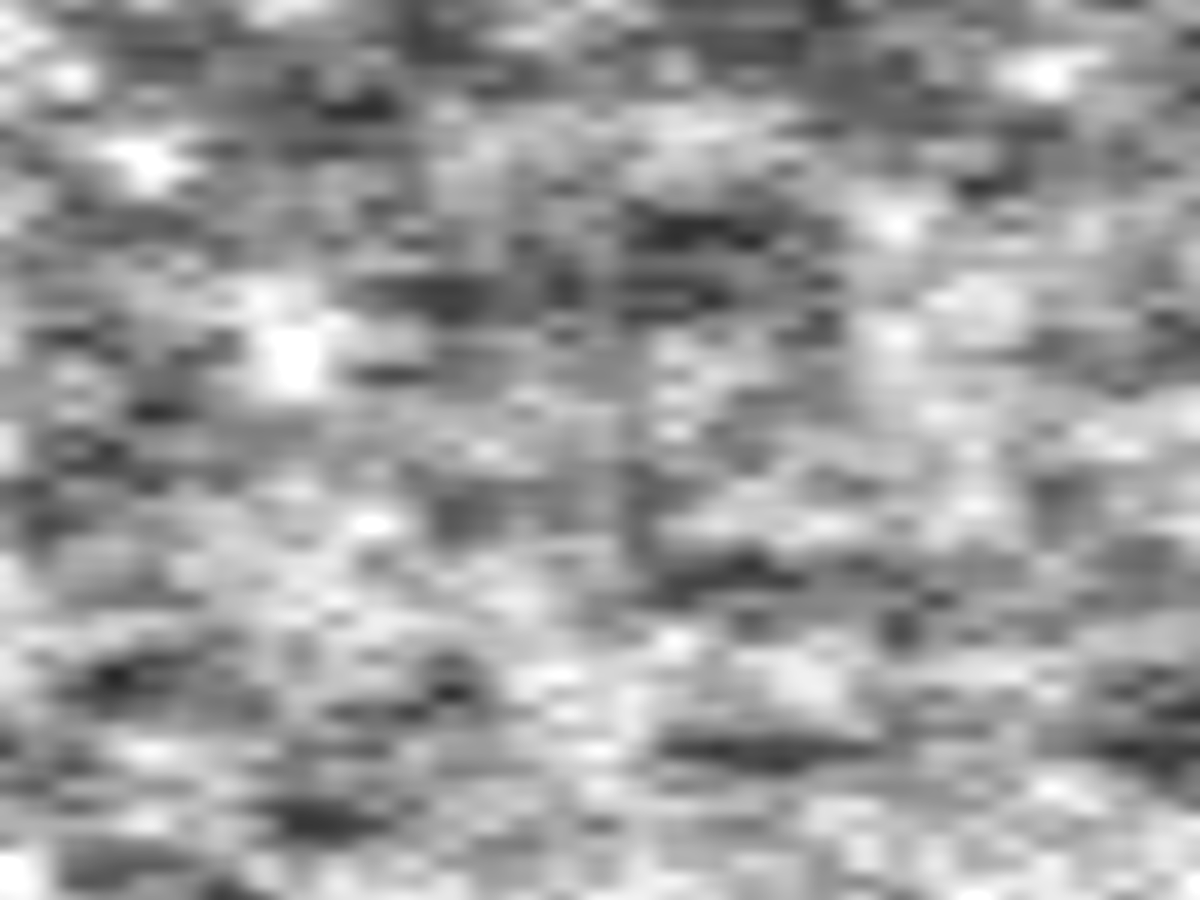
Frame 1 (no input)
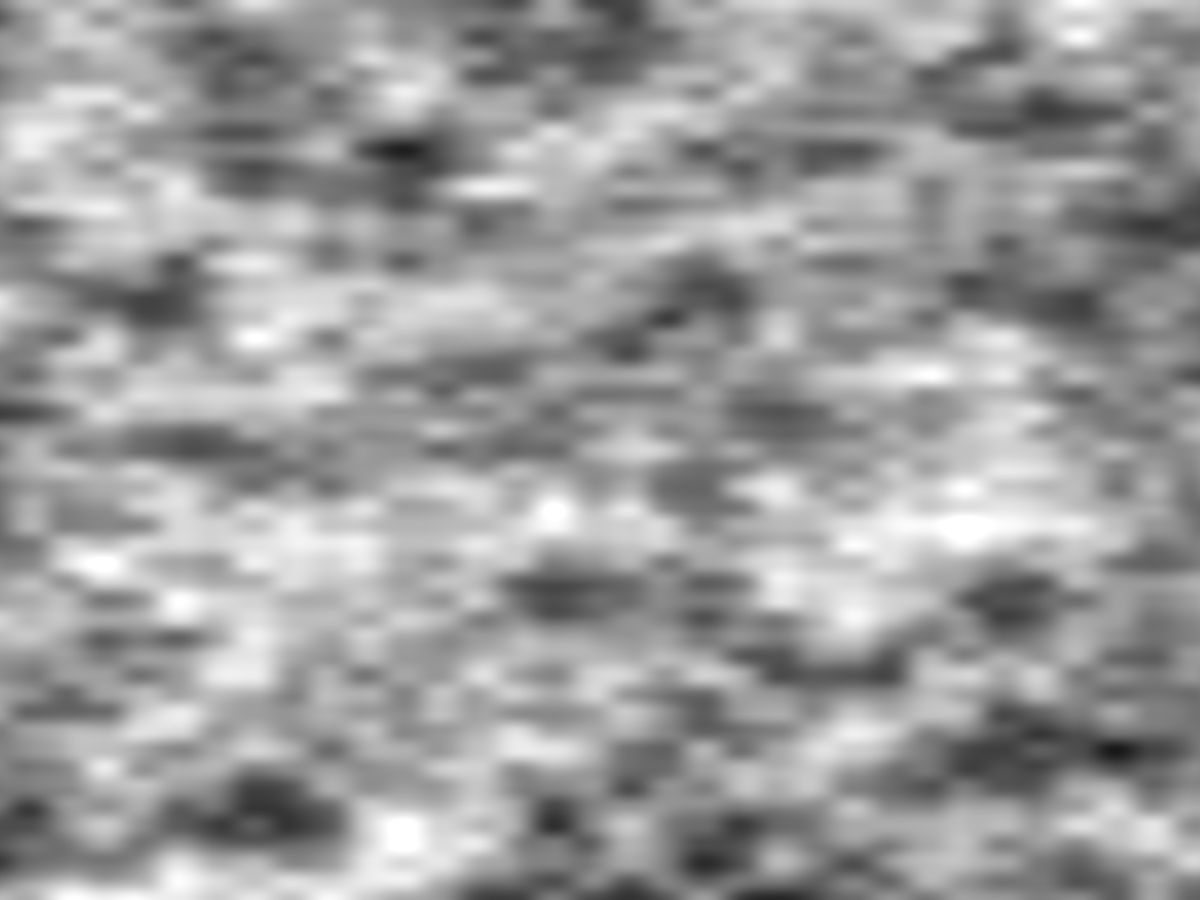
Frame 60 (the mouse pressed at the canvas centre just before this capture)
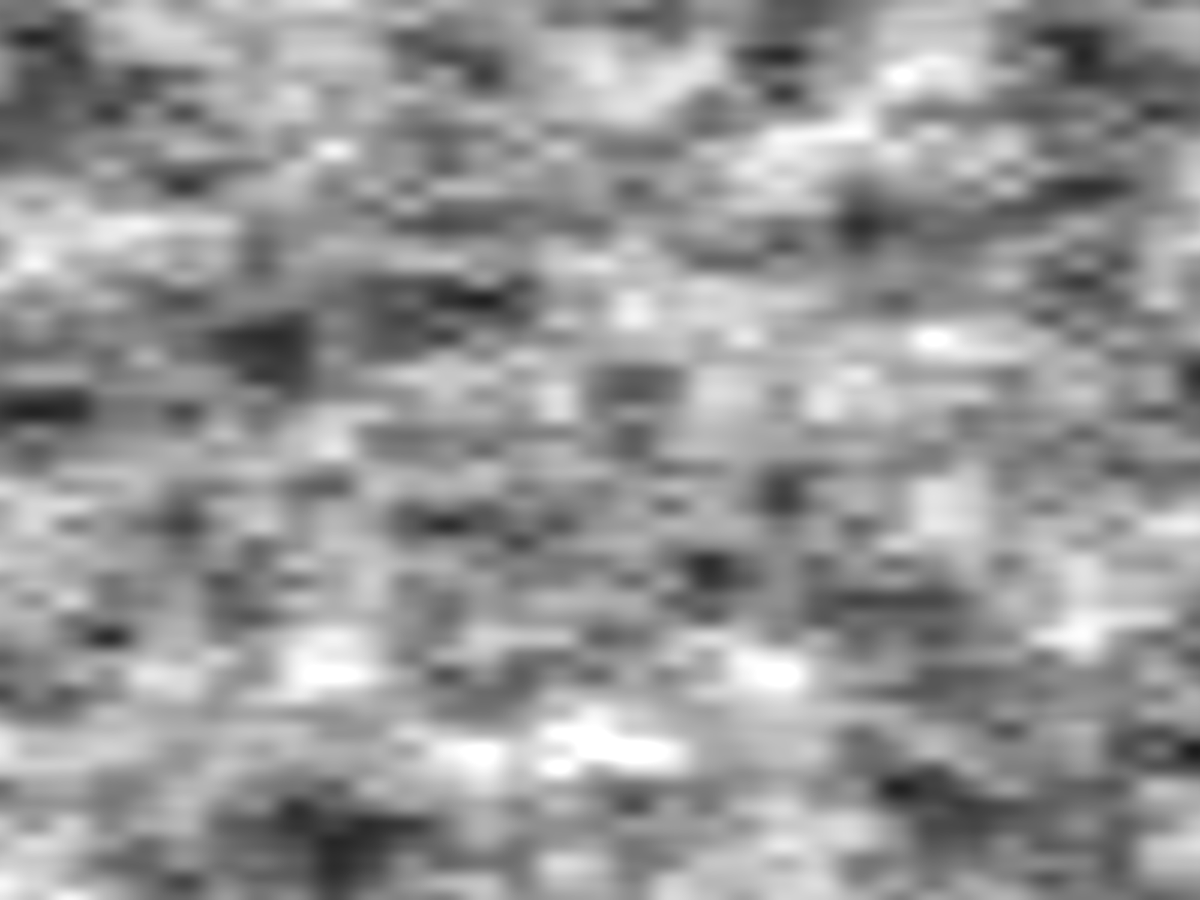
Frame 120 (the mouse held since frame 60 and released just before this capture)

The Processing sketch that drew these frames (run headless with seeded random() and noise(); from frame 60 on, the mouse is pressed at the canvas centre):

// Processing sketch: noise_2d
// ── noise_2d.pde
float xoff = 0.0;

// Our "knobs" are: noiseDetail(), xoff, yoff

void setup() {
  fullScreen();
  
  noiseDetail(3, 0.8);
}

void draw() {
  loadPixels();
  //float xoff = 0.0; // if we do this the screen won't change
  for (int x = 0; x < width; x++) {
    float yoff = 0.0;
    for (int y = 0; y < height; y++) {
      float bright = map(noise(xoff, yoff), 0, 1, 0, 255);
      pixels[x + y * width] = color(bright);
      yoff += 0.01;
    }
    xoff += 0.005;
  }
  updatePixels();
}
